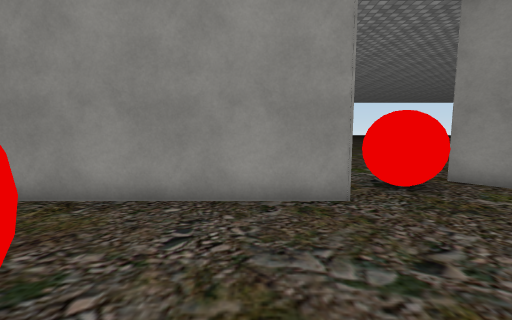
view 1 (above)

19 first-person views from a walk through a scene from a Unity 3-D project. The camera is 1.4 m above the floor, tilts 6° down and sees 90° across. The floor is counted in squares, 1 m on a side. Each view is taken from the middle of a square. On the plan, view 1 faces up. The plan holds only what a view shows up to about 13 squares ahead; the rest is blank. The place goes on beyond the plan. Some animated figures are left out. Some surface patterns are stand-ins.

view 2
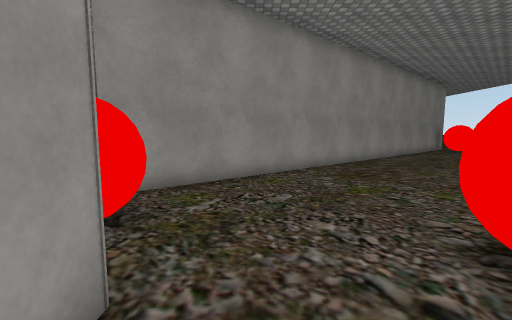

view 3
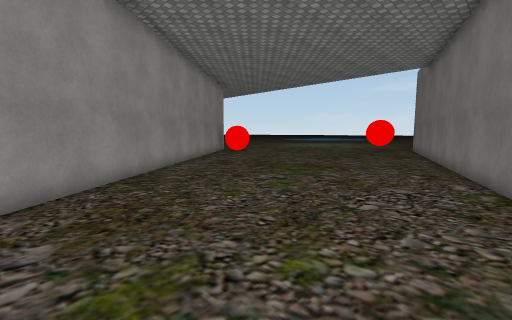

view 4
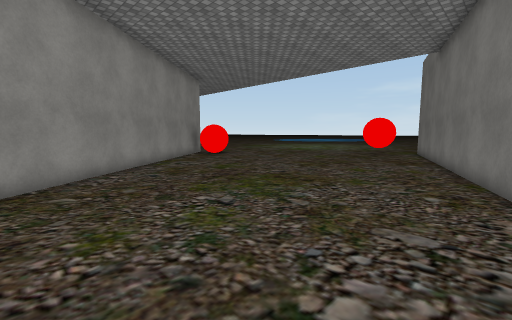

view 5
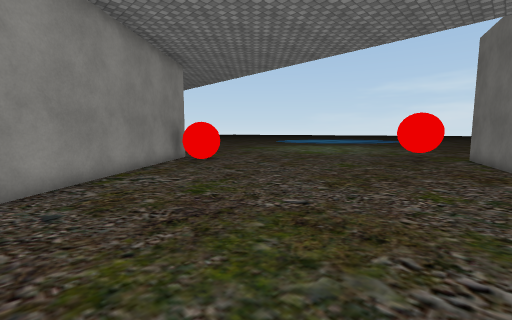

view 6
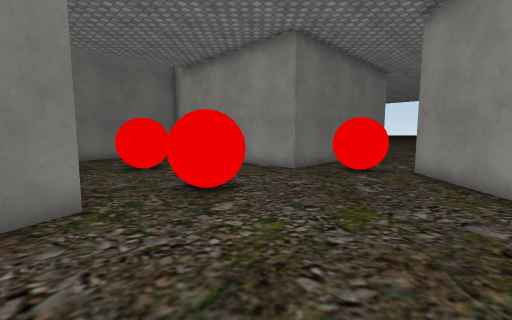

view 7
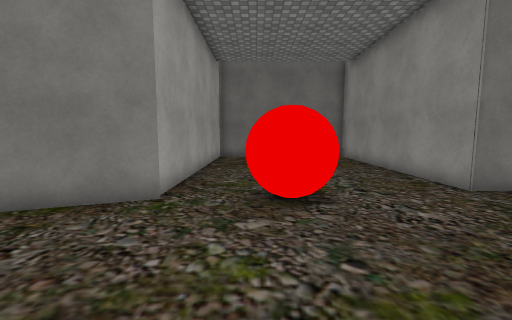

view 8
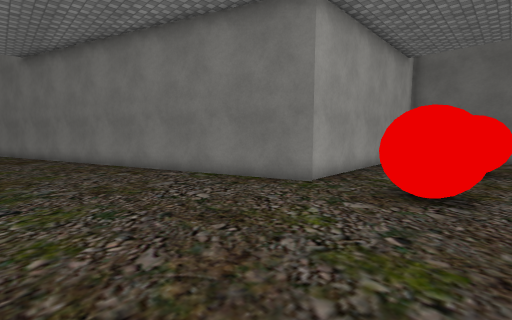

view 9
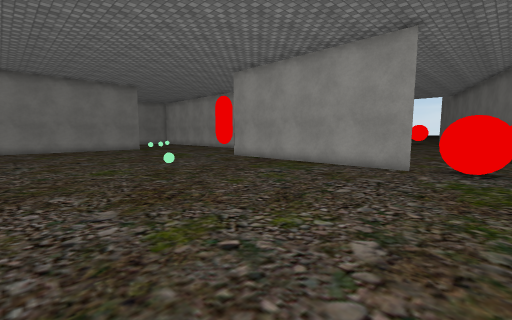

view 10
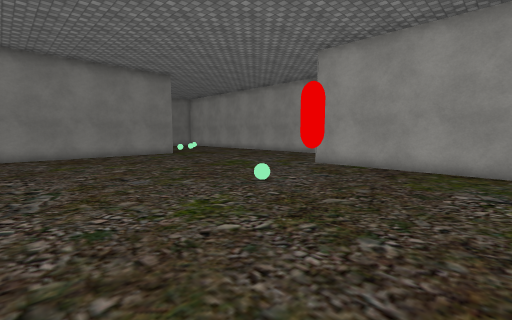

view 11
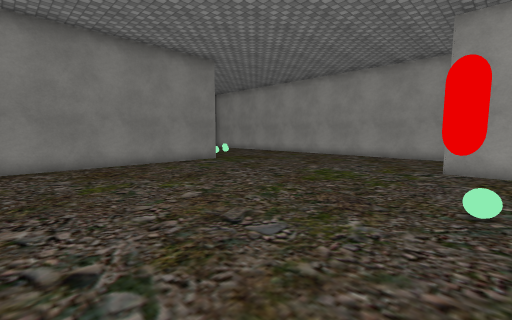

view 12
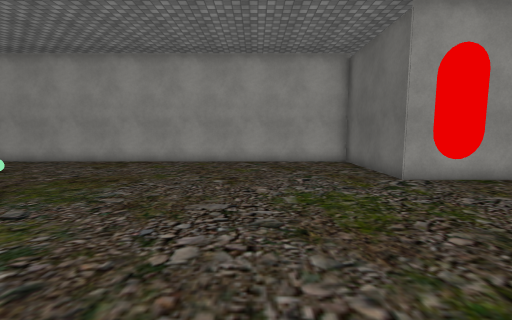

view 13
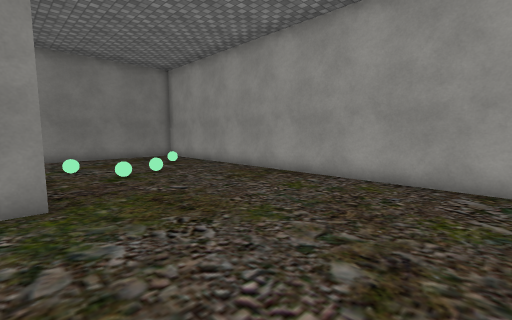

view 14
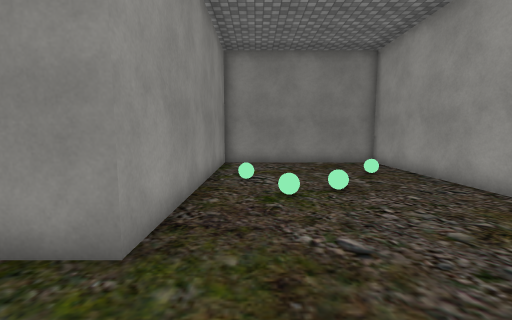

view 15
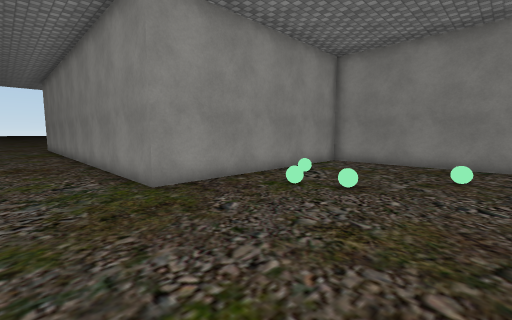

view 16
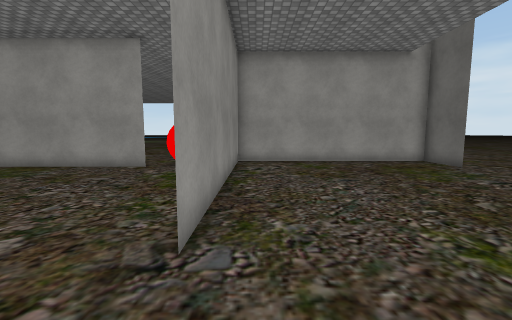

view 17
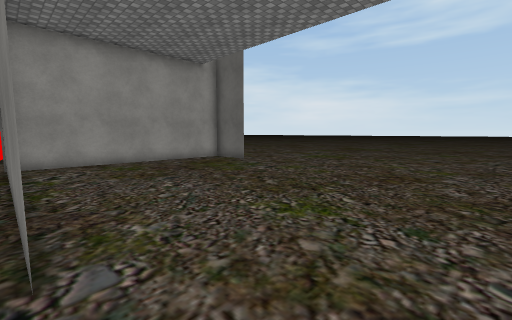

view 18
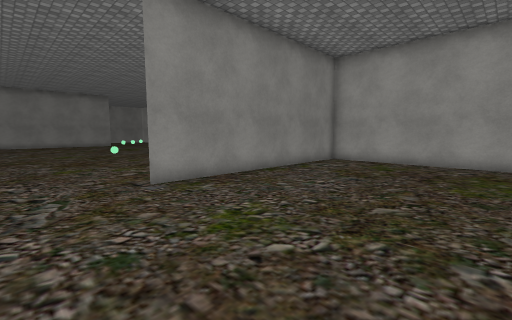

view 19
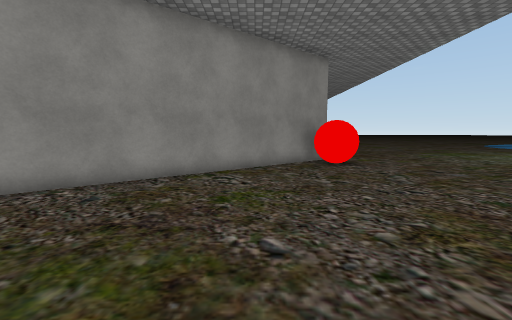

### Floor plan
Points are (right, up) in squares from view 1. A wall is a line through its corners. A room is listed if a view was taken in it or the views show most of it. See-through windows are left out.
Room 1 (views 1, 2, 3, 4, 5, 6, 7, 8, 19)
walls: (-5.1, -2.2) (2.7, -2.2) (6.1, -11.6); (1.9, 8.4) (1.9, 5.2) (-5.2, 5.2); (21.1, -11.1) (5.6, 7.4)
ways out: opening at (4, 7.3) to room 2
objects: red ball (-3, 0) to (-2, 2); red ball (2, 0) to (3, 1); red ball (3, 6) to (5, 7); red ball (19, -11) to (20, -11)
Room 2 (views 9, 10, 11, 12, 13, 14, 15, 16, 17, 18)
walls: (5.6, 7.4) (15.6, 7.4) (15.6, 2.4) (35.2, 2.4) (35.2, 9.5) (25.7, 9.5) (25.7, 18.5); (-5.5, 5.2) (1.9, 5.2) (1.9, 15.2) (1.9, 8.4)
ways out: opening at (4, 7.3) to room 1
objects: green ball (14, 12); red capsule (15, 8) to (15, 9); green ball (29, 6); green ball (29, 7); green ball (31, 8); green ball (32, 4)

Positions as (right, up) in squares from view 1, and headings:
1: (0, 0), facing up
2: (0, 4), facing right
3: (4, 2), facing down-right
4: (5, -1), facing down-right
5: (8, -4), facing down-right
6: (8, -3), facing up-left
7: (8, 0), facing left
8: (9, 2), facing down-left
9: (3, 18), facing down-right
10: (9, 18), facing down-right
11: (14, 18), facing down-right
12: (20, 15), facing down
13: (20, 10), facing down-right
14: (23, 8), facing right
15: (23, 3), facing up-right
16: (1, 18), facing down
17: (2, 18), facing down-left
18: (-5, 18), facing down-right
19: (8, -8), facing right
